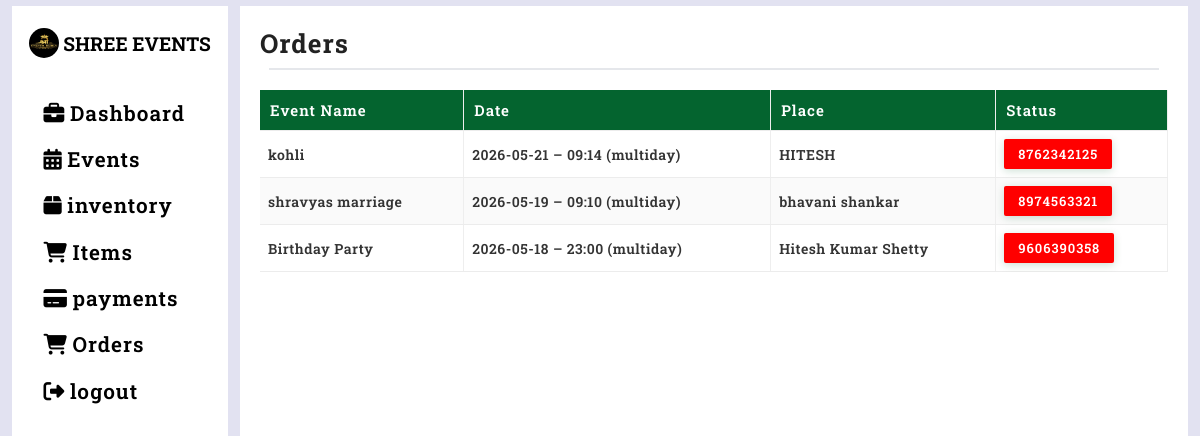
Before: /orders (signed in) with the older database file.
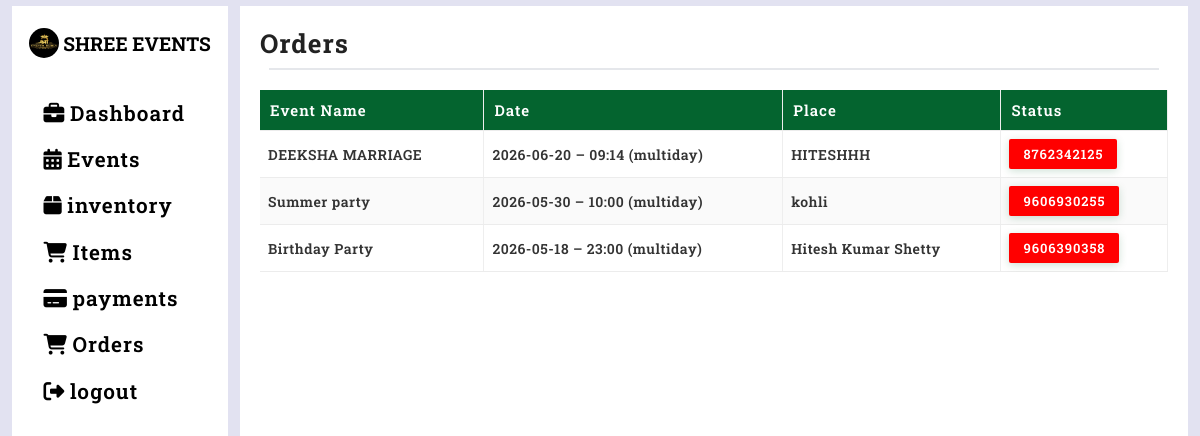
After: the same page with the newer database file.
### tables this page shows
CREATE TABLE events(event_id INTEGER PRIMARY KEY AUTOINCREMENT,
                event_name TEXT NOT NULL,
                event_date DATETIME NOT NULL,
                event_time DATETIME NOT NULL,
                place TEXT NOT NULL,
                cust TEXT NOT NULL,
                status TEXT DEFAULT 'pending',
                event_status TEXT DEFAULT 'upcoming',
                phone_number INTEGER NOT NULL
                );

### orders.py (the view)
@orders_app.route('/orders',methods=['GET','POST'])
def orders_fn():
    if 'user' in session:
        event_status_change()
        events_list=allocated_list_events()
        return render_template("orders.html",events_list=events_list)
    else:
        return redirect(url_for('home'))

### database.py (called while the page is built)
def get_connection():
    con=sqlite3.connect("database.db",timeout=30,check_same_thread=False)
    return con

def allocated_list_events():
    con=get_connection()
    cursor=con.cursor()
    cursor.execute("SELECT * FROM events WHERE status='allocated' ORDER BY event_date DESC")
    pen_data=cursor.fetchall()
    con.commit()
    con.close()
    return pen_data

def event_status_change():
    con=get_connection()
    cursor=con.cursor()
    cursor.execute("UPDATE events SET event_status='completed' WHERE event_date<DATE('now')")
    cursor.execute("UPDATE events SET event_status='upcoming' WHERE event_date>=DATE('now')")
    con.commit()
    con.close()

### templates/orders.html (shortened to what this page needs)
{% extends "base.html" %} {% block title %}ORDERS{% endblock %}  {% block content %}
<div class="orders-content">
  <div class="orders-table-container">
    {% if events_list %}
    <h2>orders</h2>
    <hr />
    <table>
      <thead>
        <tr>
          <td>Event Name</td>
          <td>Date</td>
          <td>Place</td>
          <td>Status</td>
        </tr>
      </thead>
      <tbody>
        {% for e in events_list %}
        <tr>
          <td>{{e[1]}}</td>
          <td>
            {{e[2]}} {% if e[3] and e[3] != e[2] %} &ndash; {{e[3]}} <span>(multiday)</span> {% endif %}
          </td>
          <td>{{e[5]}}</td>
          {% if e[8]=='upcoming' %}
          <td><button>{{e[8]}}</button></td>
          {% else %}
          <td><button style="background-color: red">{{e[8]}}</button></td>
          {% endif %}
        </tr>
        {% endfor %}
      </tbody>
    </table>
    {% else %}
    <div class="no-payments">
      <p>NO Events Created or Allocated 😭</p>
    </div>
    {% endif %}
  </div>
</div>
{% endblock %}

Changed rows visible on the page:
removed events: event_name "kohli", event_date "2026-05-21", event_time "09:14", cust "HITESH", phone_number "8762342125"
removed events: event_name "shravyas marriage", event_date "2026-05-19", event_time "09:10", cust "bhavani shankar", phone_number "8974563321"
added events: event_name "DEEKSHA MARRIAGE", event_date "2026-06-20", event_time "09:14", cust "HITESHHH", phone_number "8762342125"
added events: event_name "Summer party", event_date "2026-05-30", event_time "10:00", cust "kohli", phone_number "9606930255"
